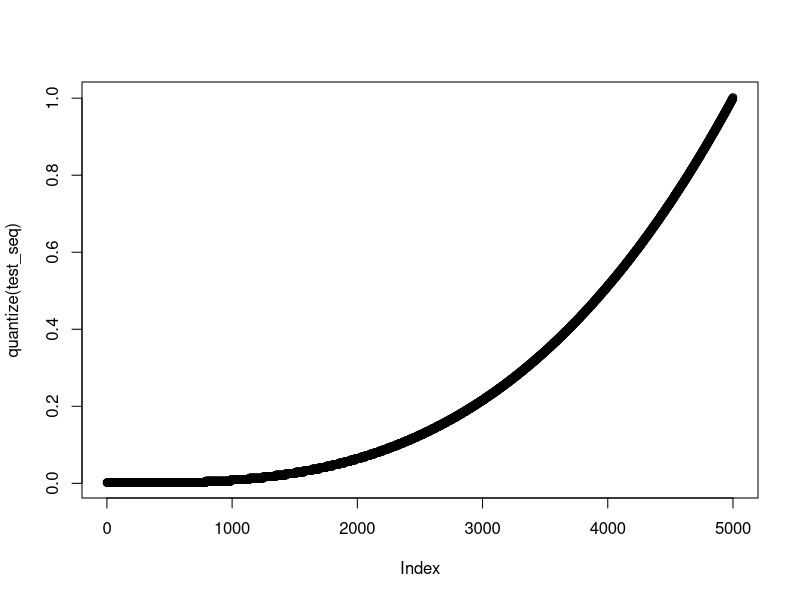

Source code (R): (Note: this script raises an error after producing the figure.)
#a
quantize <- function(x,bits=8){
  numberOfIntervals <- 2^bits
  sizeOfIntervals <- 1/numberOfIntervals
  max <- 1 - sizeOfIntervals/2
  min <- sizeOfIntervals/2
  ifelse(x < 0, min, x)
  ifelse(x > 1, max, x)
  ((floor(x * numberOfIntervals))/numberOfIntervals) + min
}

#b
test_seq = seq(0,1,length=5000)**3
plot(quantize(test_seq))

#c 
decibel <- function(x){
  10 * log10 (var(x))
}

SNR <- function(x,y){
  decibel(x) - decibel(x-y)
}

#d sollte das nicht kleiner werden??? todo
SNR(test_seq, quantize(test_seq, 8))
SNR(test_seq, quantize(test_seq, 12))
SNR(test_seq, quantize(test_seq, 16))

#e
norm_test_seq = runif(5000, 0, 1)
SNR(norm_test_seq, quantize(norm_test_seq, 8))
SNR(norm_test_seq, quantize(norm_test_seq, 12))
SNR(norm_test_seq, quantize(norm_test_seq, 16))

#f
rnorm_test_seq = rnorm(5000, 1/2, 1/8)
SNR(rnorm_test_seq, quantize(rnorm_test_seq, 8))
SNR(rnorm_test_seq, quantize(rnorm_test_seq, 12))
SNR(rnorm_test_seq, quantize(rnorm_test_seq, 16))

#g todo seq
aequi_test_seq <- seq(from=0, to=1, length=5000)
SNR(aequi_test_seq, quantize(aequi_test_seq, 8))
SNR(aequi_test_seq, quantize(aequi_test_seq, 12))
SNR(aequi_test_seq, quantize(aequi_test_seq, 16))

#h
h_test_seq = runif(5000,-1/10,1)
SNR(h_test_seq, quantize(h_test_seq, 8))
SNR(h_test_seq, quantize(h_test_seq, 12))
SNR(h_test_seq, quantize(h_test_seq, 16))

#i
rnorm(5000,1/2,1/2*C)
